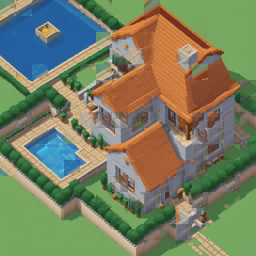

Tiled map render using the project's own tile images. Description and the whole map definition, tile-layer contents included, below:
An orthogonal 16x16 tile map with 16x16 px tiles, 1 tile layer (Tile Layer 6).

<map version="1.0" orientation="orthogonal" renderorder="right-down" width="16" height="16" tilewidth="16" tileheight="16" nextobjectid="1">
 <tileset firstgid="1" source="tiled_file/2024-03-03_19-39-22_3766/tsx_2024-03-03_19-39-22_3766.tsx" />
 <layer name="Tile Layer 6" width="16" height="16">
 <data encoding="csv">
60,62,99,209,133,120,248,221,206,101,79,184,184,184,211,250,98,220,82,160,235,240,68,53,111,142,134,201,226,184,184,56,235,188,94,98,113,105,60,241,202,178,74,112,12,187,184,141,35,224,3,28,70,57,33,125,36,178,8,72,59,122,25,249,13,160,20,29,255,149,60,43,132,115,118,181,101,183,186,83,150,84,15,10,93,124,132,196,199,41,205,228,183,140,1,146,148,64,14,11,16,44,34,175,167,87,109,5,159,102,77,73,195,185,191,88,37,36,30,50,128,104,163,127,123,123,218,90,155,21,62,65,7,47,154,52,48,196,76,31,30,193,190,6,157,253,136,46,86,117,69,18,175,219,189,138,193,217,146,161,7,151,85,22,20,103,54,91,51,182,215,87,128,100,156,14,208,174,63,179,162,4,119,50,95,144,87,80,161,176,185,173,232,216,40,9,222,170,248,39,125,193,116,58,185,180,192,67,237,212,200,177,169,92,38,248,55,97,203,72,110,243,96,231,24,230,227,212,227,42,40,135,165,14,90,193,32,45,234,131,233,242,78,251,244,108,229,225,130,180,164,149,106,23,17,239
</data>
</layer>
 </map>